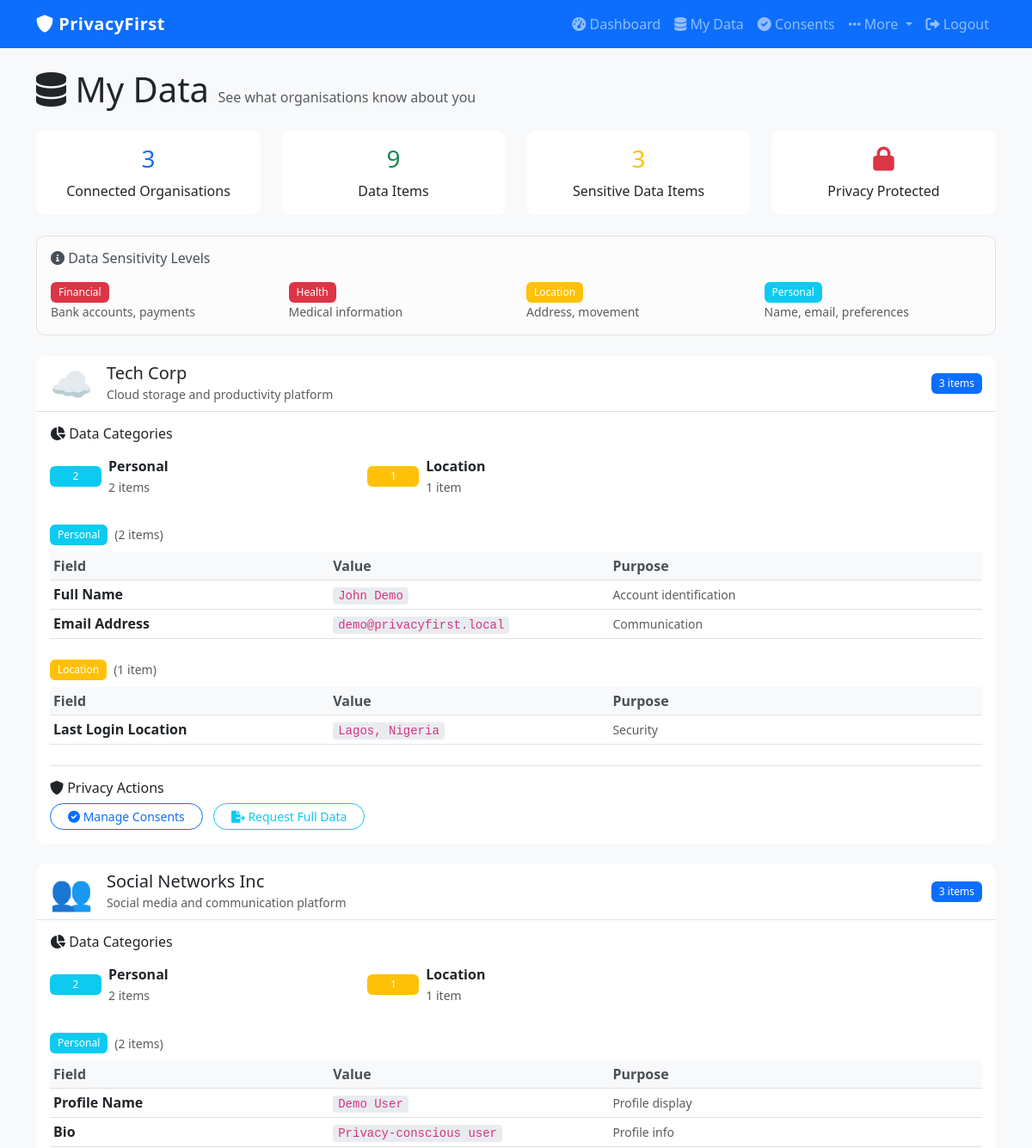
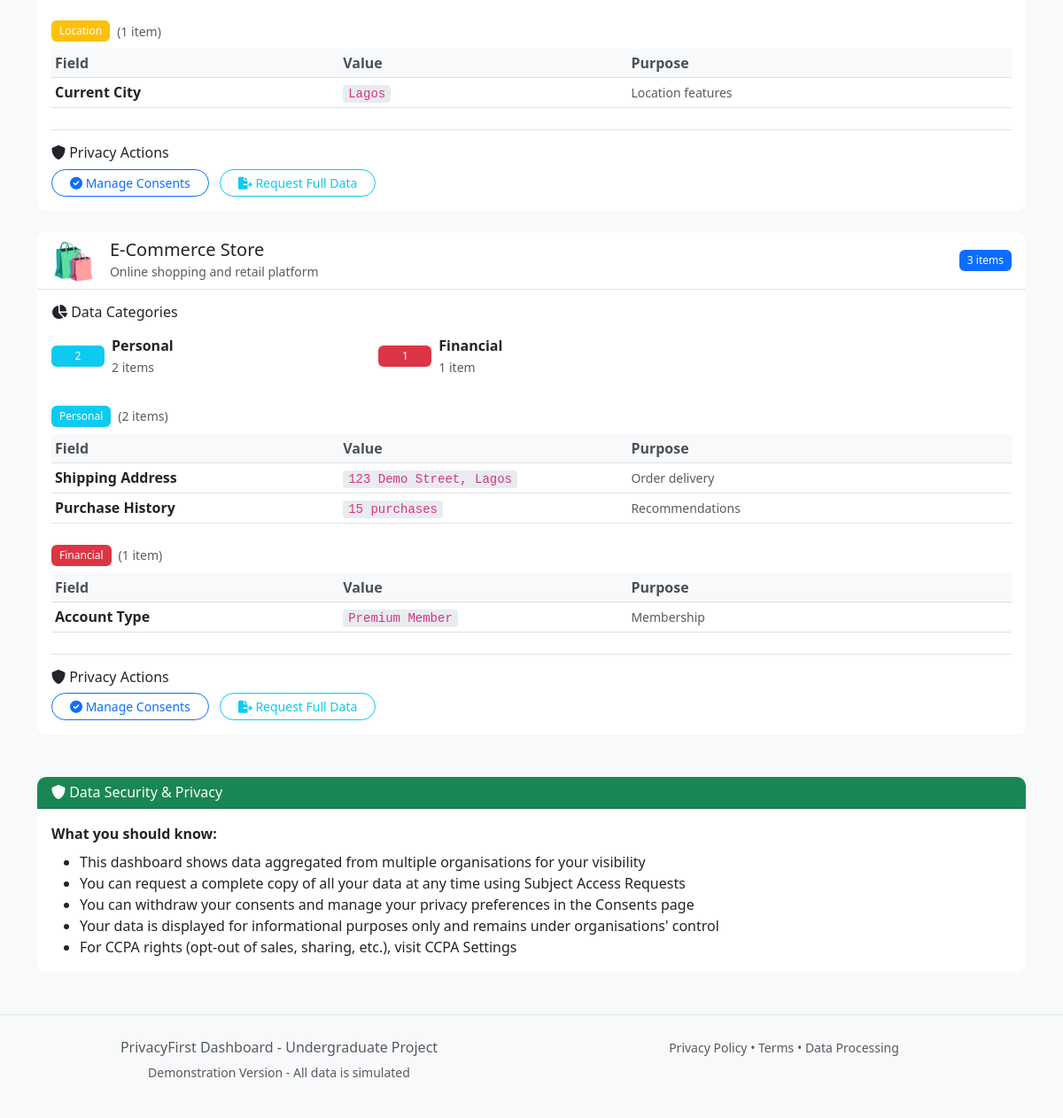
The page /mydata (signed in) on the database its author committed (2 pictures, top to bottom).
### database.py (models this page shows)
class Organisation(db.Model):
    id = db.Column(db.Integer, primary_key=True)
    name = db.Column(db.String(100), nullable=False)
    description = db.Column(db.String(500))
    logo = db.Column(db.String(200))  # emoji or icon name
    data_sources = db.relationship('DataSource', backref='organisation', lazy=True)

class DataItem(db.Model):
    id = db.Column(db.Integer, primary_key=True)
    data_source_id = db.Column(db.Integer, db.ForeignKey('data_source.id'), nullable=False)
    category = db.Column(db.String(50))  # personal, financial, location
    name = db.Column(db.String(100))     # e.g., "Email Address"
    value = db.Column(db.String(500))    # e.g., "user@example.com"
    purpose = db.Column(db.String(200))  # why they have it
    created_at = db.Column(db.DateTime, default=datetime.utcnow)

### app.py (the view)
@app.route('/mydata')
@login_required
def mydata():
    data_sources = DataSource.query.filter_by(user_id=current_user.id, status='active').all()
    organisations_data = []
    sensitive_categories = {'health', 'financial', 'location'}
    sensitive_count = 0
    for ds in data_sources:
        org = Organisation.query.get(ds.organisation_id)
        data_items = DataItem.query.filter_by(data_source_id=ds.id).all()
        categories = {}
        for item in data_items:
            if item.category not in categories:
                categories[item.category] = []
            categories[item.category].append(item)
            if item.category in sensitive_categories:
                sensitive_count += 1
        organisations_data.append({
            'organisation': org,
            'categories': categories,
            'total_items': len(data_items)
        })
    log_audit("view_mydata", "user", current_user.id, "Viewed personal data")
    return render_template('mydata.html', organisations_data=organisations_data, sensitive_count=sensitive_count)

### app.py (called while the page is built)
@login_manager.user_loader
def load_user(user_id):
    return User.query.get(int(user_id))

def log_audit(action, resource_type, resource_id=None, details="", status="success"):
    try:
        ip_address = request.remote_addr if request else None
        audit_log = AuditLog(
            user_id=current_user.id if current_user.is_authenticated else None,
            action=action,
            resource_type=resource_type,
            resource_id=resource_id,
            details=details,
            ip_address=ip_address,
            status=status
        )
        db.session.add(audit_log)
        db.session.commit()
    except Exception as e:
        print(f"[AUDIT LOG ERROR] {e}")

### templates/mydata.html
{% extends "base.html" %}
{% block content %}
<div class="container mt-4">
    <div class="row">
        <div class="col-12">
            <h1 class="mb-4">
                <i class="fas fa-database"></i> My Data
                <small class="text-muted fs-6">See what organisations know about you</small>
            </h1>
        </div>
    </div>
    {% if organisations_data %}
        <div class="row mb-4">
            <div class="col-md-3">
                <div class="card text-center">
                    <div class="card-body">
                        <h3 class="card-title text-primary">{{ organisations_data|length }}</h3>
                        <p class="card-text">Connected Organisations</p>
                    </div>
                </div>
            </div>
            <div class="col-md-3">
                <div class="card text-center">
                    <div class="card-body">
                        <h3 class="card-title text-success">
                            {% set total_items = organisations_data|map(attribute='total_items')|sum %}
                            {{ total_items }}
                        </h3>
                        <p class="card-text">Data Items</p>
                    </div>
                </div>
            </div>
            <div class="col-md-3">
                <div class="card text-center">
                    <div class="card-body">
                        <h3 class="card-title text-warning">
                            {{ sensitive_count }}
                        </h3>
                        <p class="card-text">Sensitive Data Items</p>
                    </div>
                </div>
            </div>
            <div class="col-md-3">
                <div class="card text-center">
                    <div class="card-body">
                        <h3 class="card-title text-danger"><i class="fas fa-lock"></i></h3>
                        <p class="card-text">Privacy Protected</p>
                    </div>
                </div>
            </div>
        </div>
        <div class="alert alert-light border mb-4">
            <h6 class="mb-3"><i class="fas fa-info-circle"></i> Data Sensitivity Levels</h6>
            <div class="row">
                <div class="col-md-3">
                    <span class="badge bg-danger">Financial</span>
                    <small class="d-block text-muted">Bank accounts, payments</small>
                </div>
                <div class="col-md-3">
                    <span class="badge bg-danger">Health</span>
                    <small class="d-block text-muted">Medical information</small>
                </div>
                <div class="col-md-3">
                    <span class="badge bg-warning">Location</span>
                    <small class="d-block text-muted">Address, movement</small>
                </div>
                <div class="col-md-3">
                    <span class="badge bg-info">Personal</span>
                    <small class="d-block text-muted">Name, email, preferences</small>
                </div>
            </div>
        </div>
        <div class="row">
            {% for org_data in organisations_data %}
                <div class="col-12 mb-4">
                    <div class="card">
                        <div class="card-header bg-white border-bottom">
                            <div class="d-flex align-items-center justify-content-between">
                                <div class="d-flex align-items-center">
                                    <span class="display-6 me-3">{{ org_data.organisation.logo }}</span>
                                    <div>
                                        <h5 class="mb-0">{{ org_data.organisation.name }}</h5>
                                        <small class="text-muted">{{ org_data.organisation.description }}</small>
                                    </div>
                                </div>
                                <span class="badge bg-primary">{{ org_data.total_items }} items</span>
                            </div>
                        </div>
                        <div class="card-body">
                            <div class="mb-4">
                                <h6 class="mb-3"><i class="fas fa-chart-pie"></i> Data Categories</h6>
                                <div class="row">
                                    {% for category, items in org_data.categories.items() %}
                                        {% set sensitivity = 'danger' if category in ['financial', 'health'] else ('warning' if category in ['location', 'address'] else 'info') %}
                                        <div class="col-md-4 mb-2">
                                            <div class="d-flex align-items-center">
                                                <span class="badge bg-{{ sensitivity }} me-2" style="width: 60px;">
                                                    {{ items|length }}
                                                </span>
                                                <span>
                                                    <strong>{{ category|capitalize }}</strong>
                                                    <br>
                                                    <small class="text-muted">{{ items|length }} item{{ 's' if items|length > 1 else '' }}</small>
                                                </span>
                                            </div>
                                        </div>
                                    {% endfor %}
                                </div>
                            </div>
                            {% for category, items in org_data.categories.items() %}
                                {% set sensitivity = 'danger' if category in ['financial', 'health'] else ('warning' if category in ['location', 'address'] else 'info') %}
                                <div class="mb-4">
                                    <div class="d-flex align-items-center mb-2">
                                        <h6 class="mb-0">
                                            <span class="badge bg-{{ sensitivity }}">
                                                {{ category|capitalize }}
                                            </span>
                                        </h6>
                                        <small class="text-muted ms-2">({{ items|length }} item{{ 's' if items|length > 1 else '' }})</small>
                                    </div>
                                    <div class="table-responsive">
                                        <table class="table table-sm table-hover">
                                            <thead class="table-light">
                                                <tr>
                                                    <th style="width: 30%;">Field</th>
                                                    <th style="width: 30%;">Value</th>
                                                    <th style="width: 40%;">Purpose</th>
                                                </tr>
                                            </thead>
                                            <tbody>
                                                {% for item in items %}
                                                    <tr>
                                                        <td>
                                                            <strong>{{ item.name }}</strong>
                                                        </td>
                                                        <td>
                                                            <code class="text-break">{{ item.value }}</code>
                                                        </td>
                                                        <td>
                                                            <small class="text-muted">{{ item.purpose }}</small>
                                                        </td>
                                                    </tr>
                                                {% endfor %}
                                            </tbody>
                                        </table>
                                    </div>
                                </div>
                            {% endfor %}
                            <div class="border-top pt-3">
                                <h6 class="mb-2"><i class="fas fa-shield-alt"></i> Privacy Actions</h6>
                                <a href="{{ url_for('consents') }}" class="btn btn-sm btn-outline-primary me-2">
                                    <i class="fas fa-check-circle"></i> Manage Consents
                                </a>
                                <a href="{{ url_for('request_data') }}" class="btn btn-sm btn-outline-info">
                                    <i class="fas fa-file-export"></i> Request Full Data
                                </a>
                            </div>
                        </div>
                    </div>
                </div>
            {% endfor %}
        </div>
        <div class="card border-success mt-4">
            <div class="card-header bg-success text-white">
                <h6 class="mb-0"><i class="fas fa-shield-alt"></i> Data Security & Privacy</h6>
            </div>
            <div class="card-body">
                <p class="mb-2"><strong>What you should know:</strong></p>
                <ul class="mb-0">
                    <li>This dashboard shows data aggregated from multiple organisations for your visibility</li>
                    <li>You can request a complete copy of all your data at any time using Subject Access Requests</li>
                    <li>You can withdraw your consents and manage your privacy preferences in the Consents page</li>
                    <li>Your data is displayed for informational purposes only and remains under organisations' control</li>
                    <li>For CCPA rights (opt-out of sales, sharing, etc.), visit CCPA Settings</li>
                </ul>
            </div>
        </div>
    {% else %}
        <div class="alert alert-info">
            <i class="fas fa-info-circle"></i> You don't have any data sources yet.
            In a full implementation, you would connect to organisations here.
        </div>
    {% endif %}
</div>
{% endblock %}

### static/style.css (style rules this page uses)
body { background-color: #f8f9fa; font-family: 'Segoe UI', Tahoma, Geneva, Verdana, sans-serif; }
.card { border-radius: 10px; border: none; transition: transform 0.2s; }
.btn { border-radius: 25px; padding-left: 20px; padding-right: 20px; }
.alert { border-radius: 10px; border: none; }
.table { margin-bottom: 0; }
.table th { border-top: none; background-color: #f8f9fa; }
code { background-color: #e9ecef; padding: 2px 6px; border-radius: 4px; color: #d63384; }
.table thead th { font-weight: 600; color: #495057; }
.badge { font-weight: 500; padding: 0.5em 0.75em; }
.card-header { border-radius: 10px 10px 0 0 !important; }
.alert { border-left: 4px solid; }

### rows shown on the page
Organisation: organisation.logo "☁️", organisation.name "Tech Corp", organisation.description "Cloud storage and productivity platform"
DataItem: items "2", category "Personal", value "s", name "Full Name", value "John Demo", purpose "Account identification"
DataItem: items "1", category "Location", name "Last Login Location", value "Lagos, Nigeria", purpose "Security"
DataItem: name "Email Address", value "demo@privacyfirst.local", purpose "Communication"
Organisation: organisation.logo "👥", organisation.name "Social Networks Inc", organisation.description "Social media and communication platform"
DataItem: items "2", category "Personal", value "s", name "Profile Name", value "Demo User", purpose "Profile display"
DataItem: items "1", category "Location", name "Current City", value "Lagos", purpose "Location features"
DataItem: name "Bio", value "Privacy-conscious user", purpose "Profile info"
Organisation: organisation.logo "🛍️", organisation.name "E-Commerce Store", organisation.description "Online shopping and retail platform"
DataItem: items "2", category "Personal", value "s", name "Shipping Address", value "123 Demo Street, Lagos", purpose "Order delivery"
DataItem: items "1", category "Financial", name "Account Type", value "Premium Member", purpose "Membership"
DataItem: name "Purchase History", value "15 purchases", purpose "Recommendations"

### other values the page prints
{{ organisations_data|length }} "3"
{{ total_items }} "9"
{{ sensitive_count }} "3"
{{ org_data.total_items }} "3" "3" "3"
